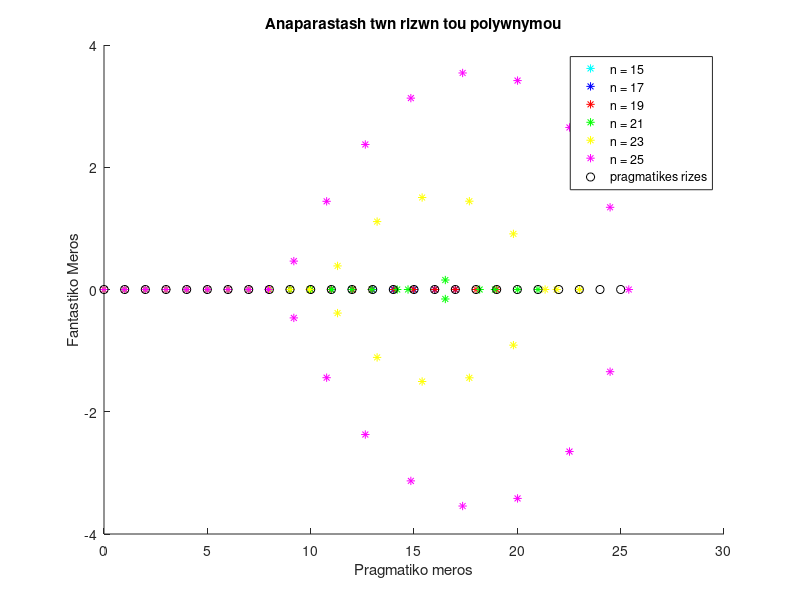

The MATLAB script that drew this image:
%% KWDIKAS GIA TO ERWTHMA 1 (b') (iii)

rizesprog = zeros(6,15); %arxikopoiw to mhtrwo pou tha perasw ta apotelesmata
n = 15;
 for i = 1:1:6
     a = poly(n:-1:0);  %dhmiourgw gia kathe n tous syntelestes tou polywnymou
     b = roots(a);      %kai sthn synexeia ypologizw tis rizes tou polywnymoy
     for j=1:1:length(b)    
         rizesprog(i,j) = b(j); %kataxwrw ta apotelesmata sto mhtrwo rizesprog
     end
     n = n+2;
 end


    %dhmiourgw ena dianysma me tis pragmatikes rizes 
                    %dhladh:
% 0, 1, 2,...,15 gia n 15
% 0, 1, 2,...,15,16,17 gia n 17
% 0, 1, 2,...,17,18,19 gia n 19
% 0, 1, 2,...,19,20,21 gia n 21
% 0, 1, 2,...,21,22,23 gia n 23
% 0, 1, 2,...,23,24,25 gia n 25
%ara to dianysma me oles tis rizes tha einai to [0:1:25]
rizes=[0:1:25];
figure
title('Anaparastash twn rizwn tou polywnymou')
hold on
plot(real(rizesprog(1,1:16)) ,imag(rizesprog(1,1:16)), 'c*')
hold on
plot(real(rizesprog(2,1:18)) ,imag(rizesprog(2,1:18)), 'b*')
hold on
plot(real(rizesprog(3,1:20)) ,imag(rizesprog(3,1:20)), 'r*')
hold on
plot(real(rizesprog(4,1:22)) ,imag(rizesprog(4,1:22)), 'g*')
hold on
plot(real(rizesprog(5,1:24)) ,imag(rizesprog(5,1:24)), 'y*')
hold on
plot(real(rizesprog(6,1:26)) ,imag(rizesprog(6,1:26)), 'm*')
hold on 
plot(real(rizes), imag(rizes), 'ko')
legend('n = 15','n = 17', 'n = 19', 'n = 21', 'n = 23', 'n = 25', 'pragmatikes rizes')
xlabel('Pragmatiko meros')
ylabel('Fantastiko Meros')
hold off